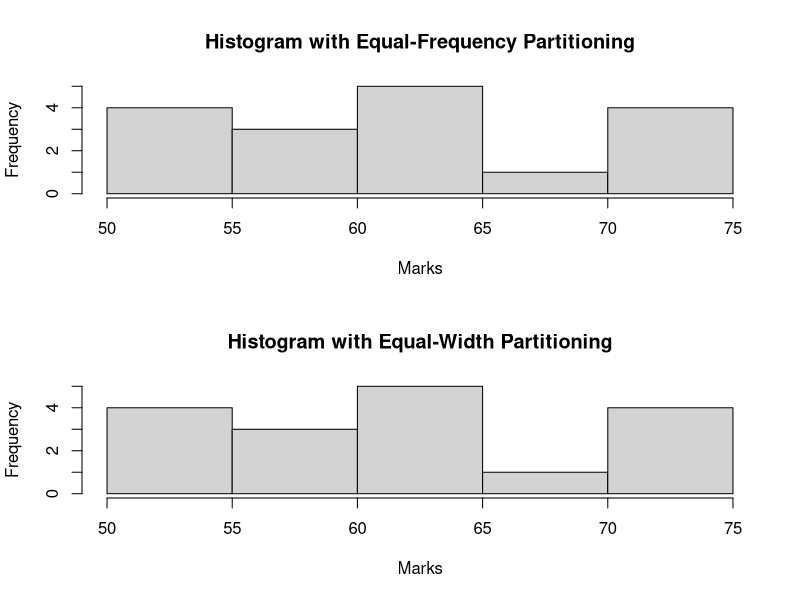

Reproduce this figure in R.
# Define the marks scored by the student
marks <- c(55, 60, 71, 63, 55, 65, 50, 55, 58, 59, 61, 63, 65, 67, 71, 72, 75)

# Plot the data points using a histogram
par(mfrow = c(2, 1))  # Set up a 2x1 grid for plots

# (a) Equal-frequency (equi-depth) partitioning
hist(marks, breaks = "FD", main = "Histogram with Equal-Frequency Partitioning",
     xlab = "Marks", ylab = "Frequency")

# (b) Equal-width partitioning
hist(marks, breaks = "Sturges", main = "Histogram with Equal-Width Partitioning",
     xlab = "Marks", ylab = "Frequency")
